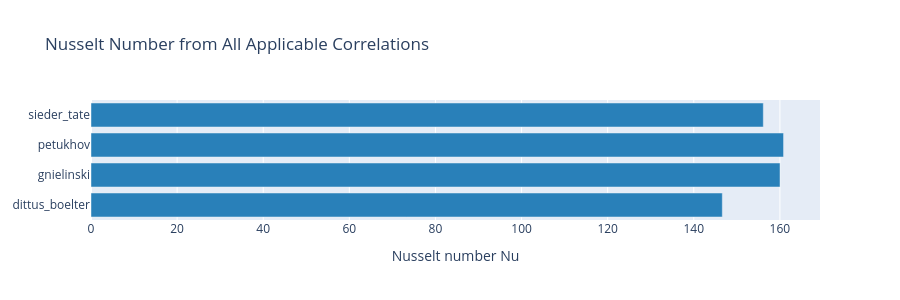

The cell this chart's notebook holds for it:
### Code cell
keys = [e["key"].split(".")[-1] for e in report.evaluations]
nus = [e["value"] for e in report.evaluations]
h_vals = [e["h"] for e in report.evaluations]

fig = go.Figure(
    [
        go.Bar(name="Nu", y=keys, x=nus, orientation="h", marker_color="#2980b9"),
    ]
)
fig.update_layout(
    title="Nusselt Number from All Applicable Correlations",
    xaxis_title="Nusselt number Nu",
    height=300,
)
fig.show()

### Figure 1 — Plotly figure (JSON) as saved in the notebook; plotly's stock layout.template omitted (floating-point values rounded to 4 significant figures)
{"data": [{"marker": {"color": "#2980b9"}, "name": "Nu", "orientation": "h", "type": "bar", "x": [146.6, 160.0, 160.8, 156.1], "y": ["dittus_boelter", "gnielinski", "petukhov", "sieder_tate"]}], "layout": {"height": 300, "title": {"text": "Nusselt Number from All Applicable Correlations"}, "xaxis": {"title": {"text": "Nusselt number Nu"}}}}
